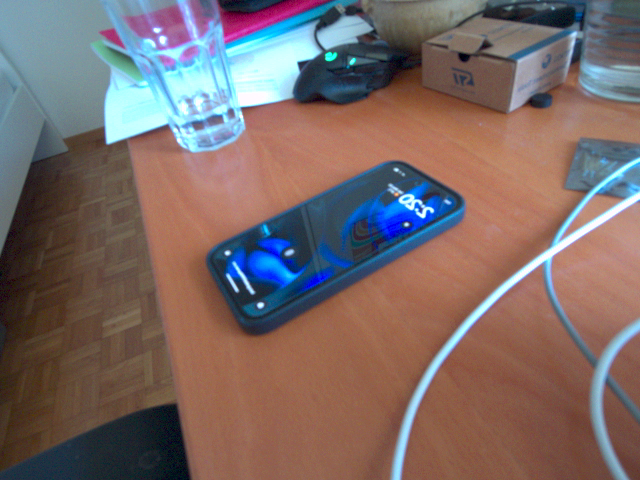
#> input picture STM32N6_Multimodal_Edge_AI/data/segmentation/images/train/raw_20260523_142014.png, 640 x 480 px; its folder holds only this picture in this run
$ python label_masks.py --input-dir ../../data/segmentation/images/train --output-root out.png
#> lines starting #> are read from the running program, lines starting #| are printed output that depends on the picture
"""Simple polygon mask labeler for center-object segmentation frames."""

from __future__ import annotations

import argparse
import shutil
from pathlib import Path

import cv2
import numpy as np


IMAGE_EXTS = {".jpg", ".jpeg", ".png", ".bmp", ".webp"}
WINDOW_NAME = "center-object mask labeler"


def parse_args() -> argparse.Namespace:
    parser = argparse.ArgumentParser(description="Create binary segmentation masks.")
    parser.add_argument("--input-dir", type=Path, required=True)
    parser.add_argument("--output-root", type=Path, required=True)
    parser.add_argument("--split", choices=("train", "val"), default="train")
    return parser.parse_args()


class LabelState:
    def __init__(self):
        self.points: list[tuple[int, int]] = []

    def mouse(self, event, x, y, _flags, _userdata):
        if event == cv2.EVENT_LBUTTONDOWN:
            self.points.append((x, y))


def image_paths(input_dir: Path):
    return [
        path
        for path in sorted(input_dir.iterdir())
        if path.suffix.lower() in IMAGE_EXTS and not path.name.startswith("outline_")
    ]


def draw_preview(image, points):
    preview = image.copy()
    if points:
        for point in points:
            cv2.circle(preview, point, 4, (0, 255, 255), -1)
        for start, end in zip(points, points[1:]):
            cv2.line(preview, start, end, (0, 255, 255), 2)
        if len(points) >= 3:
            cv2.line(preview, points[-1], points[0], (0, 180, 255), 1)

    cv2.putText(
        preview,
        "click polygon | enter save | e empty | u undo | c clear | n skip | q quit",
        (12, 24),
        cv2.FONT_HERSHEY_SIMPLEX,
        0.55,
        (255, 255, 255),
        2,
        cv2.LINE_AA,
    )
    return preview


def save_pair(image_path: Path, image, points, output_root: Path, split: str):
    image_dir = output_root / "images" / split
    mask_dir = output_root / "masks" / split
    image_dir.mkdir(parents=True, exist_ok=True)
    mask_dir.mkdir(parents=True, exist_ok=True)

    out_image = image_dir / image_path.name
    out_mask = mask_dir / image_path.name

    if image_path.resolve() != out_image.resolve():
        shutil.copy2(image_path, out_image)

    mask = np.zeros(image.shape[:2], dtype=np.uint8)
    if len(points) >= 3:
        polygon = np.array(points, dtype=np.int32)
        cv2.fillPoly(mask, [polygon], 255)

    cv2.imwrite(str(out_mask), mask)
    print(f"saved {out_image}")
    print(f"saved {out_mask}")


def main() -> int:
    args = parse_args()
    paths = image_paths(args.input_dir)
    if not paths:
        raise RuntimeError(f"No images found in {args.input_dir}")

    cv2.namedWindow(WINDOW_NAME, cv2.WINDOW_NORMAL)

    for index, path in enumerate(paths, start=1):
        image = cv2.imread(str(path), cv2.IMREAD_COLOR)
#> image is the input picture: shape (480, 640, 3); mean B, G, R 103.2, 105.5, 122.6
        if image is None:
            print(f"skipping unreadable image: {path}")
            continue

        state = LabelState()
        cv2.setMouseCallback(WINDOW_NAME, state.mouse)

        while True:
            preview = draw_preview(image, state.points)
            cv2.putText(
                preview,
                f"{index}/{len(paths)} {path.name}",
                (12, 52),
                cv2.FONT_HERSHEY_SIMPLEX,
                0.55,
                (255, 255, 255),
                2,
                cv2.LINE_AA,
            )
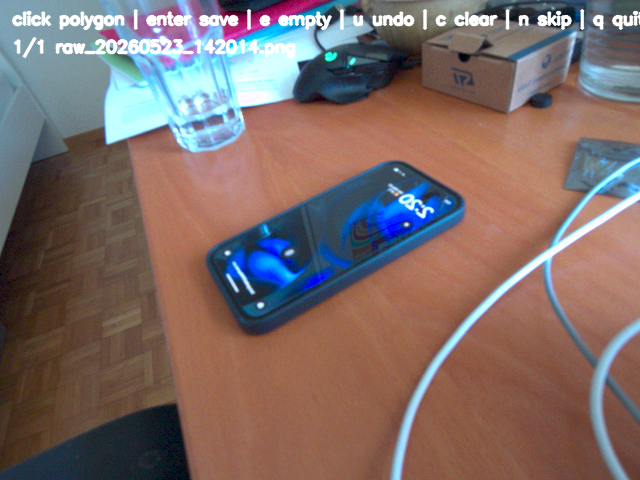
#> preview: shape (480, 640, 3); mean B, G, R 105.3, 108.1, 125.6
            cv2.imshow(WINDOW_NAME, preview)
            key = cv2.waitKey(20) & 0xFF
#> (key q is pressed here)

            if key == ord("q"):
                cv2.destroyAllWindows()
                return 0
            if key == ord("n"):
                break
            if key == ord("u") and state.points:
                state.points.pop()
            if key == ord("c"):
                state.points.clear()
            if key == ord("e"):
                save_pair(path, image, [], args.output_root, args.split)
                break
            if key in (13, 32):
                if len(state.points) < 3:
                    print("need at least 3 points, or press e for an empty mask")
                    continue
                save_pair(path, image, state.points, args.output_root, args.split)
                break

    cv2.destroyAllWindows()
    return 0


if __name__ == "__main__":
    raise SystemExit(main())
#> (the program exits here)

$ run again, on STM32N6_Multimodal_Edge_AI/data/segmentation/images/train/raw_20260523_142057.png
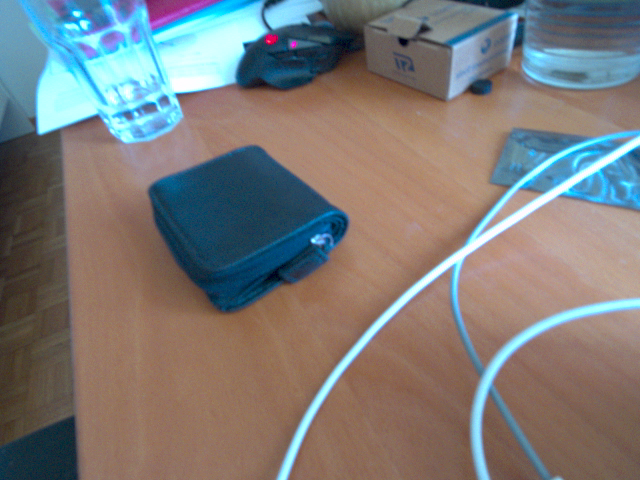
#> input picture STM32N6_Multimodal_Edge_AI/data/segmentation/images/train/raw_20260523_142057.png, 640 x 480 px
#> in main, image is the input picture: shape (480, 640, 3); mean B, G, R 120.4, 122, 123.9
#> in main, `cv2.putText( preview, f"{index}/{len(paths)} {path.name}", (12, 52), c..`:
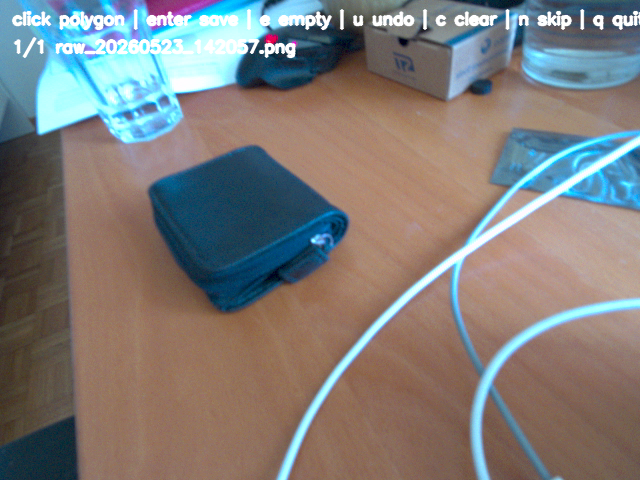
#> preview: shape (480, 640, 3); mean B, G, R 121.9, 124.1, 127.2

$ run again, on STM32N6_Multimodal_Edge_AI/data/segmentation/images/train/raw_20260523_142102.png
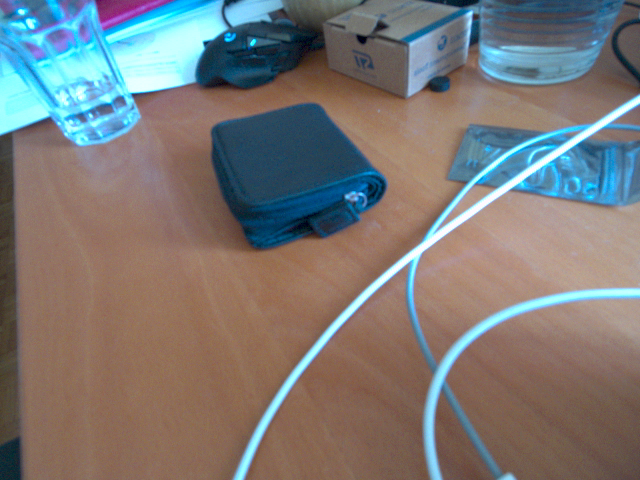
#> input picture STM32N6_Multimodal_Edge_AI/data/segmentation/images/train/raw_20260523_142102.png, 640 x 480 px
#> in main, image is the input picture: shape (480, 640, 3); mean B, G, R 118.2, 120, 123
#> in main, `cv2.putText( preview, f"{index}/{len(paths)} {path.name}", (12, 52), c..`:
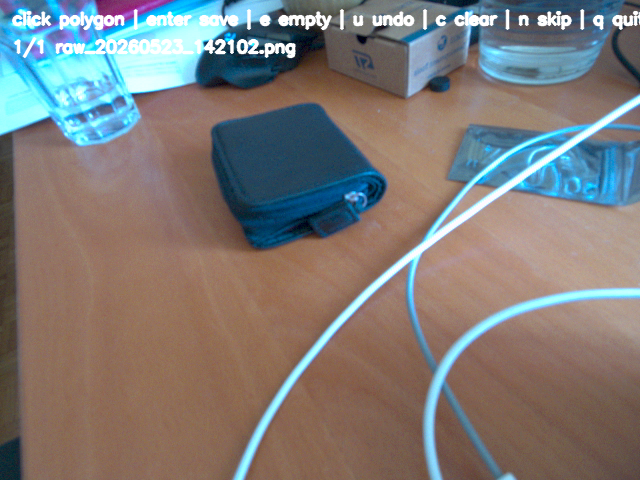
#> preview: shape (480, 640, 3); mean B, G, R 120, 122.4, 126.6

$ run again, on STM32N6_Multimodal_Edge_AI/data/segmentation/images/train/raw_20260523_142111.png
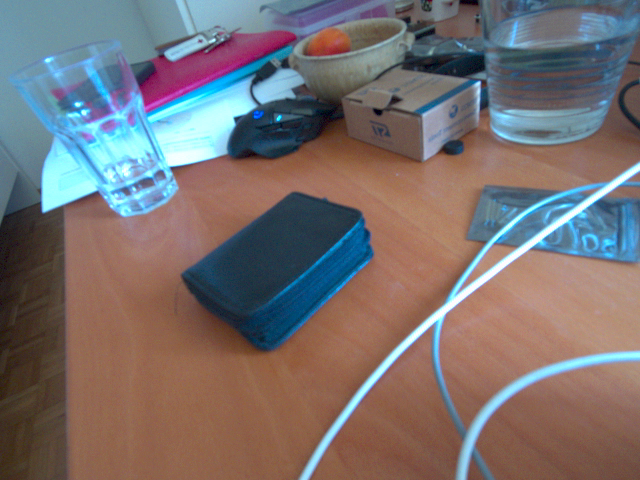
#> input picture STM32N6_Multimodal_Edge_AI/data/segmentation/images/train/raw_20260523_142111.png, 640 x 480 px
#> in main, image is the input picture: shape (480, 640, 3); mean B, G, R 111.8, 111.7, 120.1
#> in main, `cv2.putText( preview, f"{index}/{len(paths)} {path.name}", (12, 52), c..`:
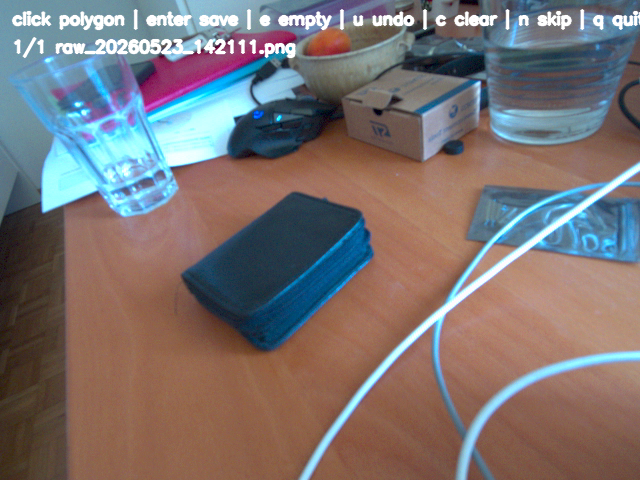
#> preview: shape (480, 640, 3); mean B, G, R 114.1, 114.4, 123.2

$ run again, on STM32N6_Multimodal_Edge_AI/data/segmentation/images/train/raw_20260523_142018.png
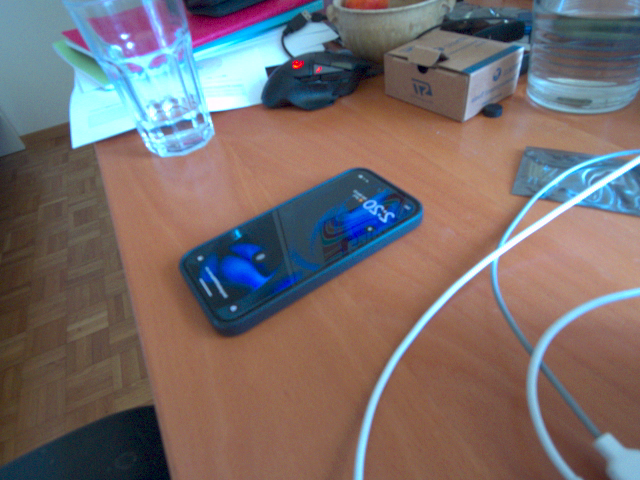
#> input picture STM32N6_Multimodal_Edge_AI/data/segmentation/images/train/raw_20260523_142018.png, 640 x 480 px
#> in main, image is the input picture: shape (480, 640, 3); mean B, G, R 108.4, 109.1, 119.6
#> in main, `cv2.putText( preview, f"{index}/{len(paths)} {path.name}", (12, 52), c..`:
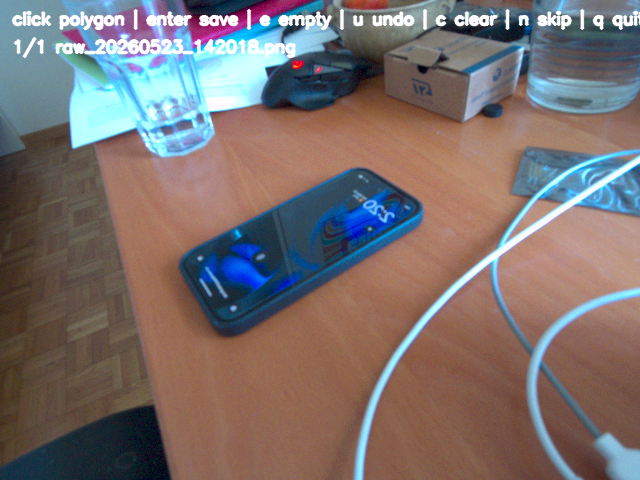
#> preview: shape (480, 640, 3); mean B, G, R 110.5, 111.8, 122.8
